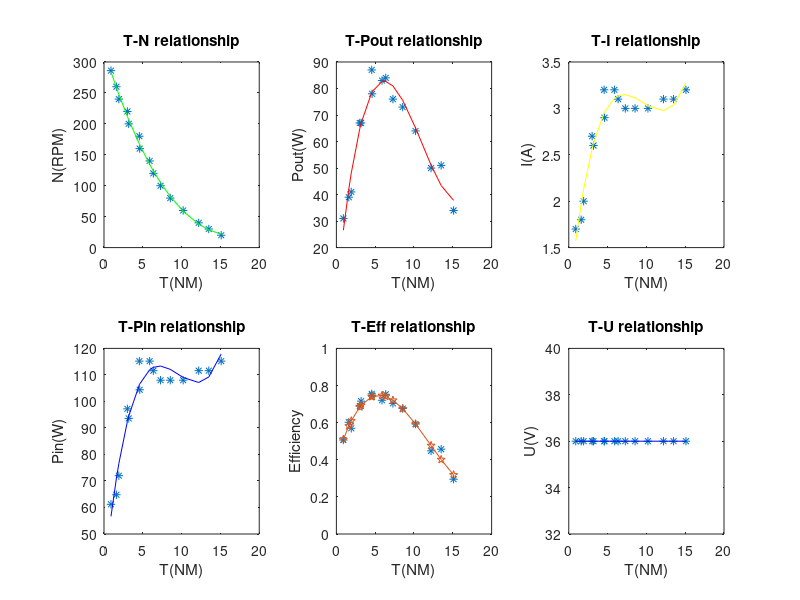

Here is the MATLAB script that generated this plot: (Note: this script raises an error after producing the figure.)
%%%%%%parameters%%%%%%%%%%
T1=[
0.9
1.6
1.915
3.012
3.186
4.554
4.6
5.88
6.357
7.285
8.54
10.2
12.2
13.5
15.1

];
T = T1';
N1=[
286
260
240
220
200
180
160
140
120
100
80
60
40
30
20

];
N = N1';
Pout1=[
0.031
0.039
0.041
0.067
0.067
0.087
0.078
0.083
0.084
0.076
0.073
0.064
0.05
0.051
0.034

]*1000;
Pout = Pout1';
U1 = [
36
36
36
36
36
36
36
36
36
36
36
36
36
36
36

];
U = U1';
I1=[
1.7
1.8
2.0
2.7
2.6
3.2
2.9
3.2
3.1
3
3
3
3.1
3.1
3.2


];
I = I1';
Pin=U.*I;
Eff=Pout./Pin;
%%%%%%%%%%%%%%%%%%%%%%%%%%%
%%%%%%%curve fitting%%%%%%%
%%%%%T-N%%%%%%%%%
Nplot = polyfit(T,N,3);
NN = polyval(Nplot,T);
%%%%%%%%%%%%%%%%%
%%%%%%%T-Pout%%%%
Poutplot = polyfit(T,Pout,3);
PPout = polyval(Poutplot,T);
%%%%%%%%%%%%%%%%%
%%%%%%%T-I%%%%%%%
Iplot = polyfit(T,I,3);
II = polyval(Iplot,T);
%%%%%%%%%%%%%%%%%
%%%%%%%T-Pin%%%%%
Pinplot = polyfit(T,Pin,3);
PPin = polyval(Pinplot,T);
%%%%%%%%%%%%%%%%%
%%%%%%%T-Eff%%%%%
Eplot = polyfit(T,Eff,3);
EE = polyval(Eplot,T);
%%%%%%%%%%%%%%%%%%%%%%%%%%%
%%%%%%%%%Plot%%%%%%%%%%%%%%
figure;
subplot(2,3,1);
plot(T,N,'*',T,NN,'g-');
title('T-N relationship');
xlabel('T(NM)');
ylabel('N(RPM)');
%%%%%%%%%%%%%%%%%%%%%%%%%%%
subplot(2,3,2);
plot(T,Pout,'*',T,PPout,'r-');
title('T-Pout relationship');
xlabel('T(NM)');
ylabel('Pout(W)');
%%%%%%%%%%%%%%%%%%%%%%%%%%%
subplot(2,3,3);
plot(T,I,'*',T,II,'y-');
title('T-I relationship');
xlabel('T(NM)');
ylabel('I(A)');
%%%%%%%%%%%%%%%%%%%%%%%%%%%
subplot(2,3,4);
plot(T,Pin,'*',T,PPin,'b-');
title('T-Pin relationship');
xlabel('T(NM)');
ylabel('Pin(W)');
%%%%%%%%%%%%%%%%%%%%%%%%%%%
subplot(2,3,5);
plot(T,Eff,'*',T,EE,'p-');
title('T-Eff relationship');
ylim([0,1]);
xlabel('T(NM)');
ylabel('Efficiency');
%%%%%%%%%%%%%%%%%%%%%%%%%%%
subplot(2,3,6);
plot(T,U,'*',T,U,'b-');
title('T-U relationship');
xlabel('T(NM)');
ylabel('U(V)');
%%%%%%%%%%%%%%%%%%%%%%%%%%%
suptitle('Motor 8118-1800-6:1 constant speed test');
